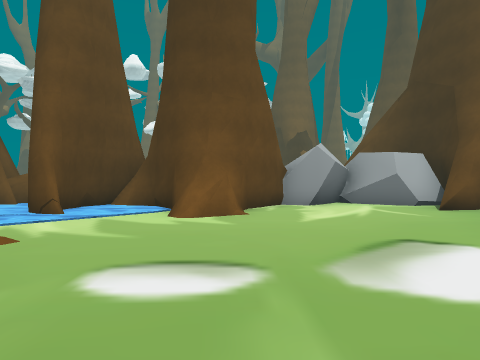
View 1 (above)

12 first-person views from a walk through a Unity game level. The camera is 1.4 m above the floor, looks level and sees 75° across. The floor is counted in squares, 2 m on a side. Each view is taken from the middle of a square. On the plan, view 1 faces up. The plan holds only what a view shows up to about 10 squares ahead; the rest is blank. The place goes on beyond the plan. The player character is not drawn. Some animated figures are left out. Some surface patterns are stand-ins.

View 2
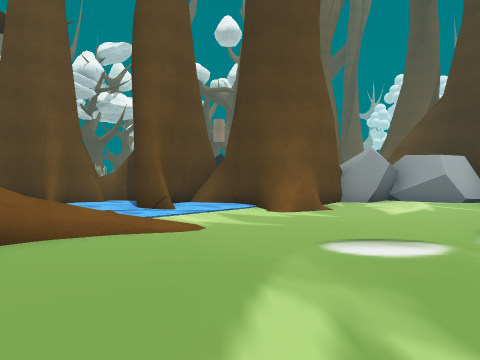

View 3
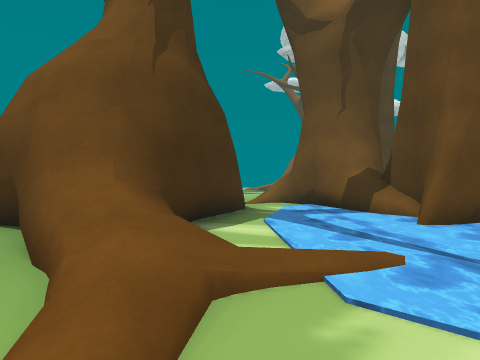

View 4
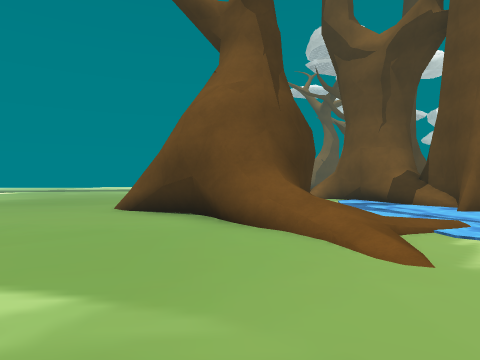

View 5
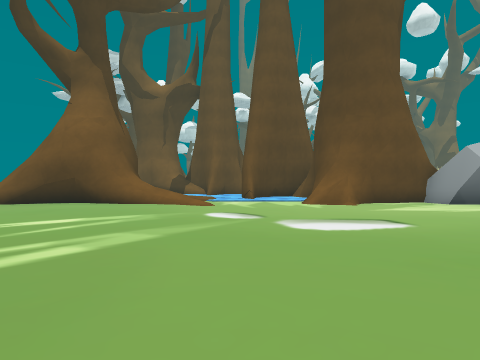

View 6
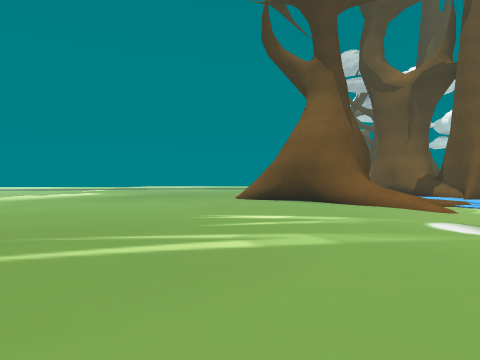

View 7
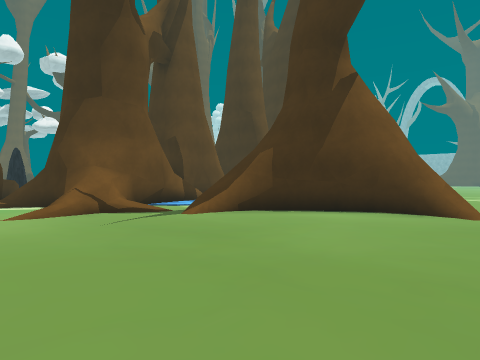

View 8
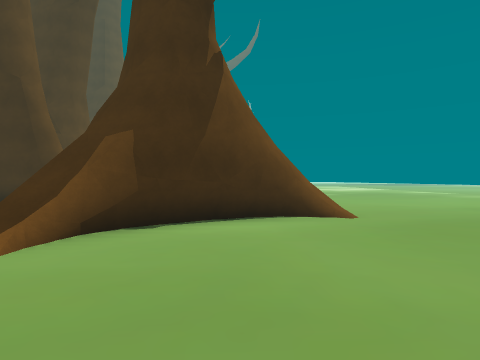

View 9
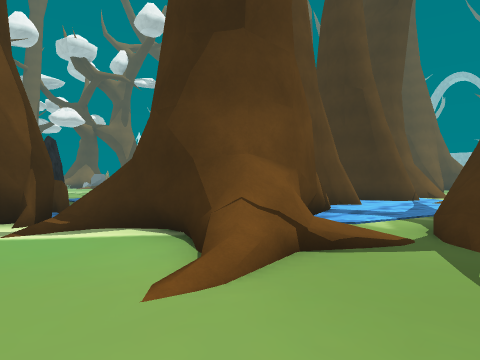

View 10
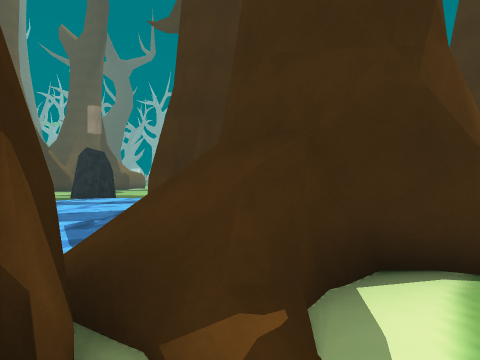

View 11
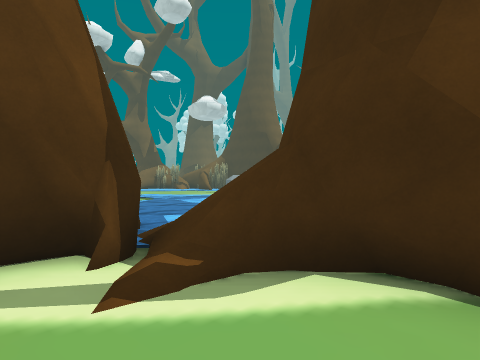

View 12
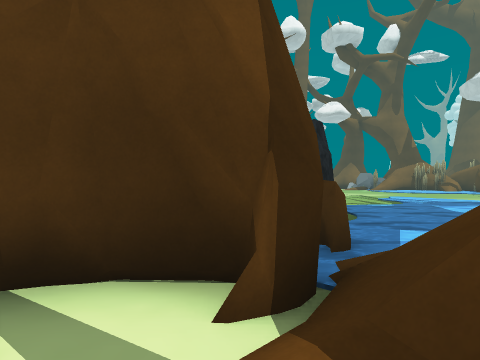

### Floor plan
Key: @ floor where view 1 was taken; # wall or solid block; . main floor; : floor 0.25 m higher than the main floor; / step, stairs or slope; = window, fence, low wall or low ledge; ~ water the walk can cross; ≈ water the walk keeps out of; O other object.
Columns run from 15 left of view 1 to 4 right of it. Each row starts with its distance up from view 1.
 17      ..~~
 16     ..~~~
 15     ~~~~
 14     ~~~
 13    O~~  ~~~
 12    ~~~~~~~~
 11    ~~~~~~~         O
 10  OO~~~~ #         #O
  9 OO#  ≈  ###### ####O
  8 ./## ≈  #~##~###....
  7 ..## ####~~#~~##....
  6 ..####~~~~~≈~.=.....
  5 ..=#..~~~~~~........
  4 .....###..//.......
  3 .....#####==/......
  2 ......#####.........
  1 .......###..........
  0 .......##......@....
 -1 .......:............
 -2 ....................

Where each view was taken, in squares from view 1:
view 1: 0 up, 0 right, facing up
view 2: 1 down, 2 left, facing up
view 3: 4 up, 2 left, facing left
view 4: 2 up, 0 right, facing left
view 5: 2 down, 4 right, facing up-left
view 6: 1 down, 4 right, facing left
view 7: 2 down, 15 left, facing up-right
view 8: 1 up, 14 left, facing right
view 9: 3 up, 15 left, facing up-right
view 10: 8 up, 15 left, facing right
view 11: 6 up, 15 left, facing up-right
view 12: 7 up, 14 left, facing up
